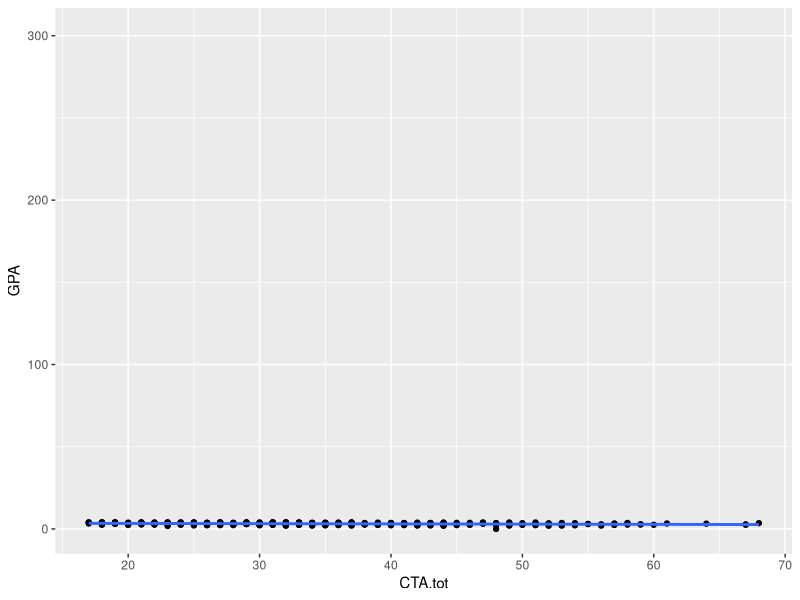
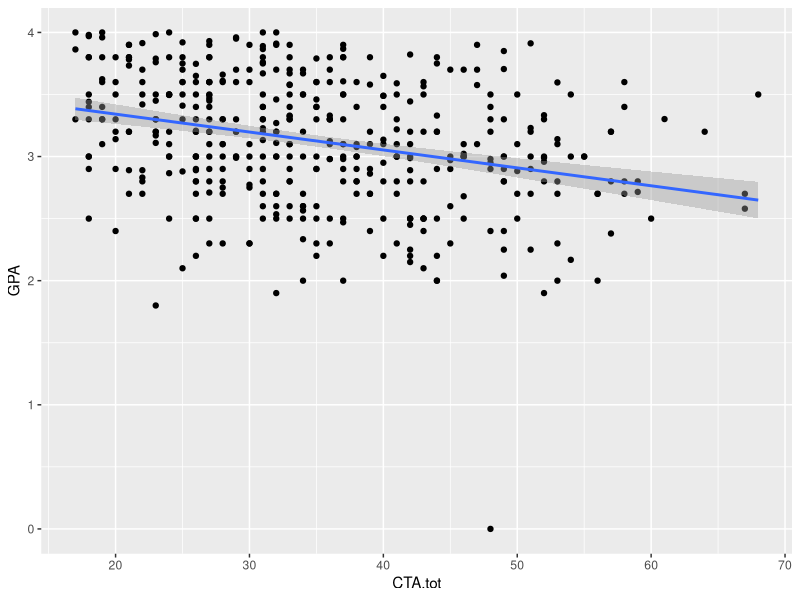
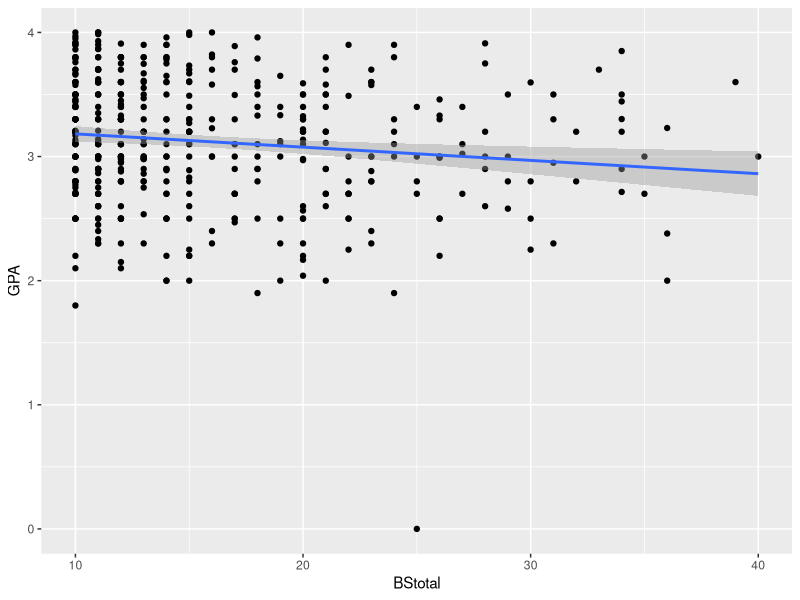
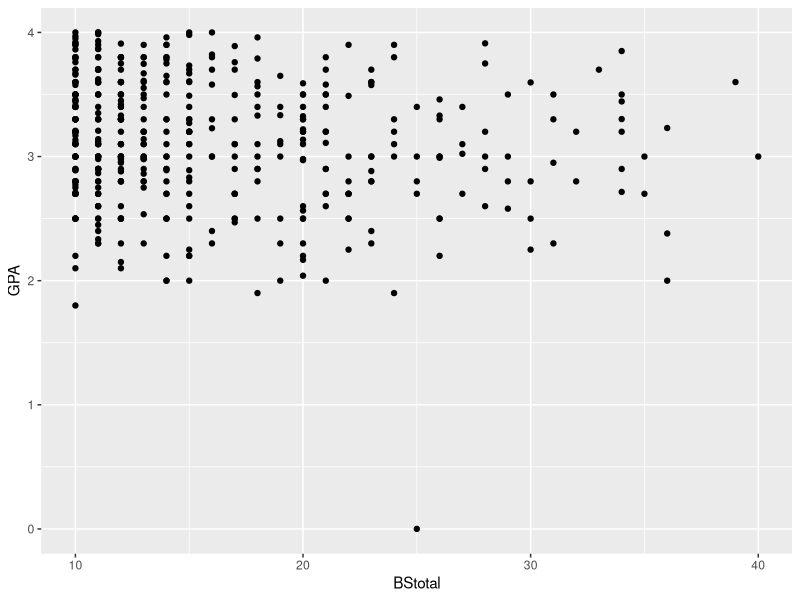
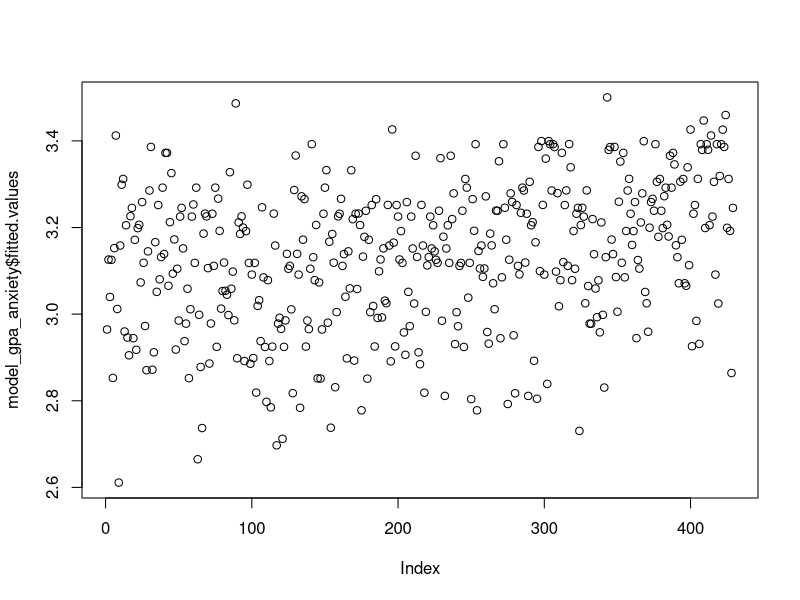
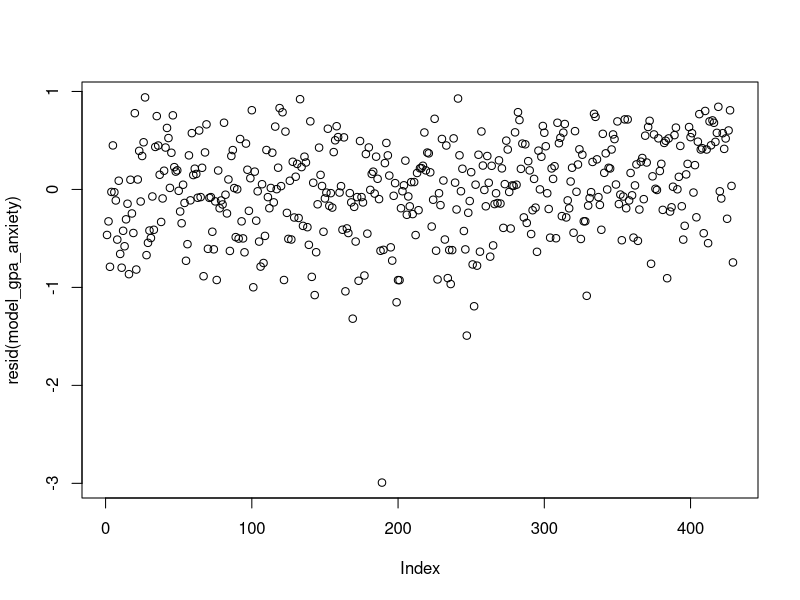
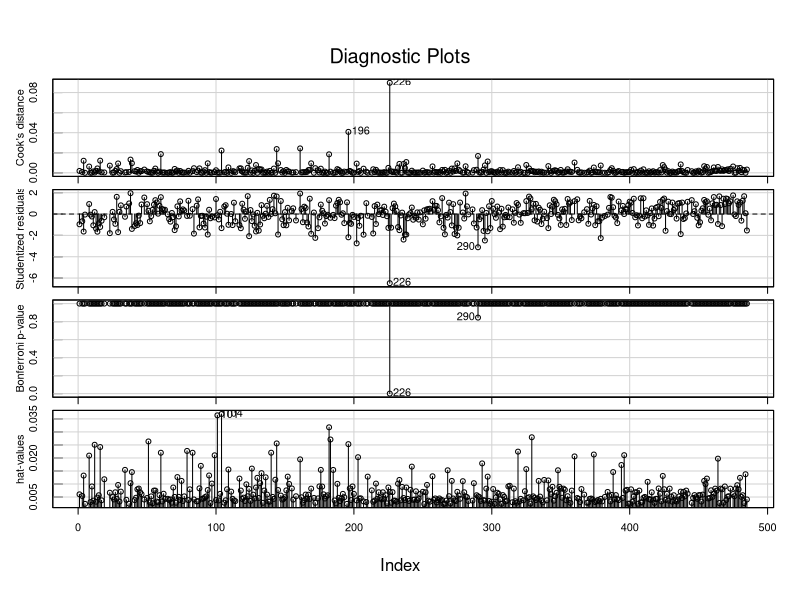
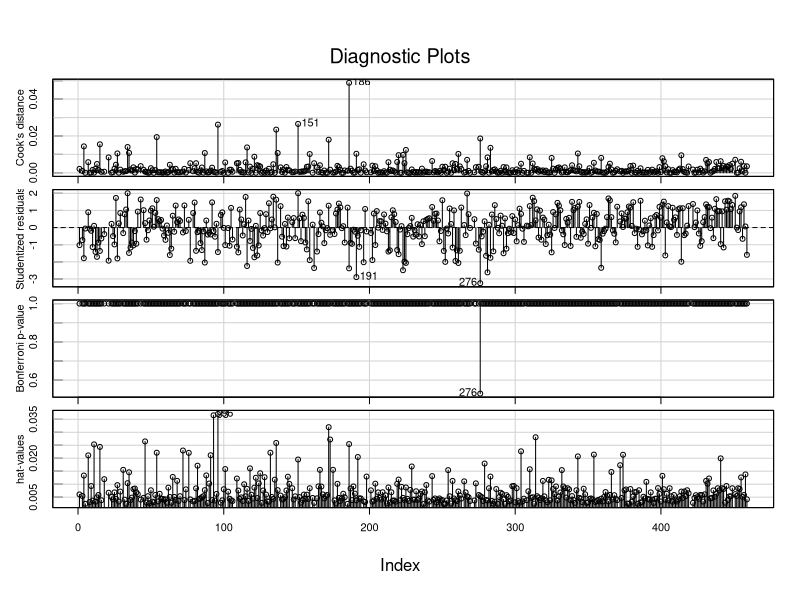

Reproduce these figures in R, in order.
## ---- chunk 1
#| echo: TRUE
# install.packages("tidyverse")
# turn on the tidyverse for data import
library(tidyverse)
## ---- chunk 2
#| echo: TRUE
students <- read_csv("data/cassady_finch_bolin.csv")
head(students, 4)
## ---- chunk 3
cor(students$GPA, students$CTA.tot, use = "pairwise.complete.obs") 
cor(students$GPA, students$BStotal, use = "pairwise.complete.obs") 
## ---- chunk 4
ggplot(students, aes(x = CTA.tot, y = GPA)) + geom_point() + 
  geom_smooth(method = "lm")
## ---- chunk 5
ggplot(students, aes(x = CTA.tot, y = GPA)) + geom_point() + 
  geom_smooth(method = "lm") + ylim(0, 4)
## ---- chunk 6
ggplot(students, aes(x = BStotal, y = GPA)) + geom_point() + 
  geom_smooth(method = "lm") + ylim(0,4)
## ---- chunk 7
ggplot(students, aes(x = BStotal, y = GPA)) + geom_point() + ylim(0,4)
## ---- chunk 8
students |> 
  select(Gender:GPA, BStotal:CTA.tot) |> 
  filter(GPA < 1) 
## ---- chunk 9
model_gpa_anxiety <- lm(GPA ~ CTA.tot + BStotal, data = students)

# this will create a lm "class" object in your environment
class(model_gpa_anxiety)
## ---- chunk 10
summary(model_gpa_anxiety)
## ---- chunk 11
anova(model_gpa_anxiety)
## ---- chunk 12
model_gpa_anxiety$coefficients
## ---- chunk 13
confint(model_gpa_anxiety)
## ---- chunk 14
model_gpa_anxiety$fitted.values
## ---- chunk 15
plot(model_gpa_anxiety$fitted.values)
## ---- chunk 16
plot(resid(model_gpa_anxiety))
## ---- chunk 17
car::influenceIndexPlot(model_gpa_anxiety)
## ---- chunk 18
car::outlierTest(model_gpa_anxiety)
## ---- chunk 19
whoisit <- students |> 
  select(Gender:GPA, BStotal, CTA.tot) |> 
  slice(226)

whoisit
## ---- chunk 20
students_no_outlier <- students |>  
  filter(GPA > 1 & GPA < 4) 

dim(students)
dim(students_no_outlier)
## ---- chunk 21
model_gpa_anxiety_no_outlier <- lm(GPA ~ CTA.tot + BStotal, 
                                   data = students_no_outlier)

summary(model_gpa_anxiety_no_outlier)
## ---- chunk 22
car::outlierTest(model_gpa_anxiety_no_outlier)
## ---- chunk 23
car::influenceIndexPlot(model_gpa_anxiety_no_outlier)
